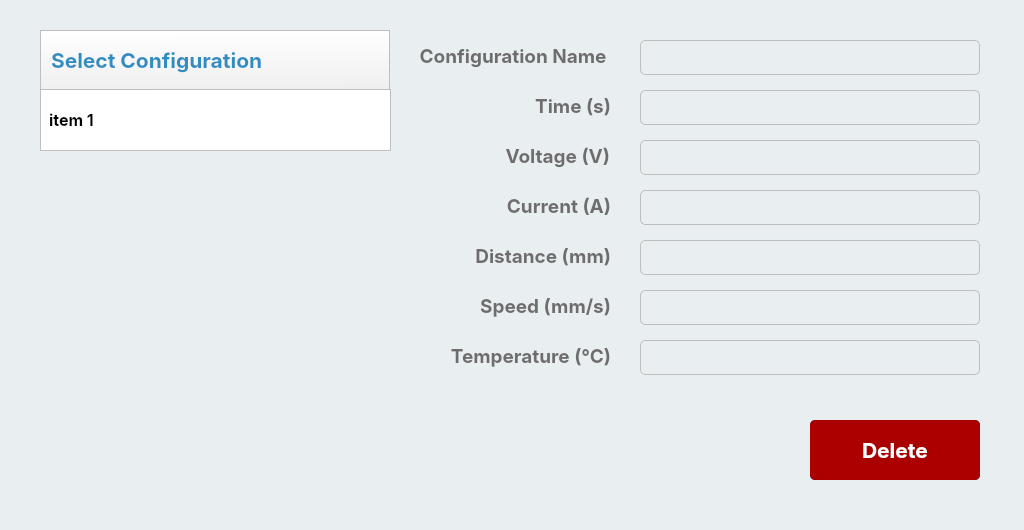
   <widget class="QFrame" name="screen_4">
    <property name="geometry">
     <rect>
      <x>0</x>
      <y>59</y>
      <width>1024</width>
      <height>530</height>
     </rect>
    </property>
    <property name="font">
     <font>
      <family>SF Pro Display</family>
      <pointsize>10</pointsize>
     </font>
    </property>
    <property name="styleSheet">
     <string notr="true">background-color: rgb(233, 238, 241);</string>
    </property>
    <property name="frameShape">
     <enum>QFrame::NoFrame</enum>
    </property>
    <property name="frameShadow">
     <enum>QFrame::Plain</enum>
    </property>
    <widget class="QPushButton" name="button_5">
     <property name="geometry">
      <rect>
       <x>810</x>
       <y>420</y>
       <width>170</width>
       <height>60</height>
      </rect>
     </property>
     <property name="font">
      <font>
       <family>SF Pro Display</family>
       <pointsize>16</pointsize>
       <weight>75</weight>
       <bold>true</bold>
      </font>
     </property>
     <property name="styleSheet">
      <string notr="true">QPushButton#button_5 {
    color: #FFFFFF; /* White text */
    background-color: #00509E; /* Dark blue background for sufficient contrast */
    border-radius: 5px; /* Optional styling */
    padding: 5px 10px; /* Optional spacing */
}
QPushButton#button_5:hover {
    background-color: #003F7F; /* Slightly darker blue on hover */
}</string>
     </property>
     <property name="text">
      <string>Process</string>
     </property>
    </widget>
    <widget class="QLabel" name="label_24">
     <property name="geometry">
      <rect>
       <x>400</x>
       <y>40</y>
       <width>211</width>
       <height>31</height>
      </rect>
     </property>
     <property name="font">
      <font>
       <family>SF Pro Display</family>
       <pointsize>14</pointsize>
       <weight>75</weight>
       <bold>true</bold>
      </font>
     </property>
     <property name="styleSheet">
      <string notr="true">color: #6d6d6d;</string>
     </property>
     <property name="text">
      <string>Configuration Name </string>
     </property>
     <property name="alignment">
      <set>Qt::AlignRight|Qt::AlignTrailing|Qt::AlignVCenter</set>
     </property>
    </widget>
    <widget class="QLabel" name="label_27">
     <property name="geometry">
      <rect>
       <x>470</x>
       <y>90</y>
       <width>141</width>
       <height>31</height>
      </rect>
     </property>
     <property name="font">
      <font>
       <family>SF Pro Display</family>
       <pointsize>14</pointsize>
       <weight>75</weight>
       <bold>true</bold>
      </font>
     </property>
     <property name="styleSheet">
      <string notr="true">color: rgb(109, 109, 109);</string>
     </property>
     <property name="text">
      <string>Time (s)</string>
     </property>
     <property name="alignment">
      <set>Qt::AlignRight|Qt::AlignTrailing|Qt::AlignVCenter</set>
     </property>
    </widget>
    <widget class="QLabel" name="label_28">
     <property name="geometry">
      <rect>
       <x>469</x>
       <y>140</y>
       <width>141</width>
       <height>31</height>
      </rect>
     </property>
     <property name="font">
      <font>
       <family>SF Pro Display</family>
       <pointsize>14</pointsize>
       <weight>75</weight>
       <bold>true</bold>
      </font>
     </property>
     <property name="styleSheet">
      <string notr="true">color: rgb(109, 109, 109);</string>
     </property>
     <property name="text">
      <string>Voltage (V)</string>
     </property>
     <property name="alignment">
      <set>Qt::AlignRight|Qt::AlignTrailing|Qt::AlignVCenter</set>
     </property>
    </widget>
    <widget class="QLabel" name="label_29">
     <property name="geometry">
      <rect>
       <x>640</x>
       <y>40</y>
       <width>340</width>
       <height>35</height>
      </rect>
     </property>
     <property name="font">
      <font>
       <family>SF Pro Display</family>
       <pointsize>12</pointsize>
      </font>
     </property>
     <property name="styleSheet">
      <string notr="true">color: #2f2f2f;
border:1px solid #bebebe;
border-radius: 5px;
padding-left: 5px;
background: &quot;white&quot;;</string>
     </property>
     <property name="text">
      <string/>
     </property>
     <property name="alignment">
      <set>Qt::AlignLeading|Qt::AlignLeft|Qt::AlignVCenter</set>
     </property>
    </widget>
    <widget class="QLabel" name="label_32">
     <property name="geometry">
      <rect>
       <x>640</x>
       <y>90</y>
       <width>340</width>
       <height>35</height>
      </rect>
     </property>
     <property name="font">
      <font>
       <family>SF Pro Display</family>
       <pointsize>12</pointsize>
      </font>
     </property>
     <property name="styleSheet">
      <string notr="true">color: #2f2f2f;
border:1px solid #bebebe;
border-radius: 5px;
padding-left: 5px;
background: &quot;white&quot;;</string>
     </property>
     <property name="text">
      <string/>
     </property>
     <property name="alignment">
      <set>Qt::AlignLeading|Qt::AlignLeft|Qt::AlignVCenter</set>
     </property>
    </widget>
    <widget class="QPushButton" name="button_6">
     <property name="geometry">
      <rect>
       <x>40</x>
       <y>30</y>
       <width>350</width>
       <height>60</height>
      </rect>
     </property>
     <property name="font">
      <font>
       <family>SF Pro Display</family>
       <pointsize>16</pointsize>
       <weight>75</weight>
       <bold>true</bold>
      </font>
     </property>
     <property name="layoutDirection">
      <enum>Qt::RightToLeft</enum>
     </property>
     <property name="styleSheet">
      <string notr="true">QPushButton{
	background-color: qlineargradient(spread:pad, x1:0.47, y1:0, x2:0.5, y2:1, stop:0 rgba(255, 255, 255, 255), stop:1 rgba(239, 239, 239, 255));
color:  #308DC2;
border:1px solid #bebebe;
text-align: left;
padding-left: 5px;
}

QPushButton:pressed{
background-color: #bebebe;
}
QPushButton {
    padding-left: 10px; /* Adds padding on the left of the text */
    padding-right: 10px; /* Adds padding on the right of the icon */
    text-align: left; /* Aligns text to the left for better spacing */
    icon-size: 16px 16px; /* Adjusts icon size if needed */
}

QPushButton::menu-indicator {
    subcontrol-origin: padding; /* Ensures proper spacing for dropdown icon */
    subcontrol-position: right center; /* Aligns dropdown icon to the right */
    padding-right: 10px; /* Adds space to the right of the dropdown icon */
}
</string>
     </property>
     <property name="text">
      <string>Select Configuration</string>
     </property>
     <property name="icon">
      <iconset>
       <normaloff>icons/angle-down-solid.svg</normaloff>icons/angle-down-solid.svg</iconset>
     </property>
     <property name="autoDefault">
      <bool>false</bool>
     </property>
     <property name="default">
      <bool>false</bool>
     </property>
     <property name="flat">
      <bool>false</bool>
     </property>
    </widget>
    <widget class="QLabel" name="label_33">
     <property name="geometry">
      <rect>
       <x>640</x>
       <y>140</y>
       <width>340</width>
       <height>35</height>
      </rect>
     </property>
     <property name="font">
      <font>
       <family>SF Pro Display</family>
       <pointsize>12</pointsize>
      </font>
     </property>
     <property name="styleSheet">
      <string notr="true">color: #2f2f2f;
border:1px solid #bebebe;
border-radius: 5px;
padding-left: 5px;
background: &quot;white&quot;;</string>
     </property>
     <property name="text">
      <string/>
     </property>
     <property name="alignment">
      <set>Qt::AlignLeading|Qt::AlignLeft|Qt::AlignVCenter</set>
     </property>
    </widget>
    <widget class="QListWidget" name="configlist">
     <property name="geometry">
      <rect>
       <x>40</x>
       <y>89</y>
       <width>351</width>
       <height>391</height>
      </rect>
     </property>
     <property name="font">
      <font>
       <family>SF Pro Display</family>
       <pointsize>16</pointsize>
       <weight>75</weight>
       <bold>true</bold>
      </font>
     </property>
     <property name="styleSheet">
      <string notr="true">QListWidget {
    background-color:transparent;
   border: none;
   outline: none;
   
}

QListWidget::item {
    height: 60px;
   background-color: white; 
    border: 1px solid #bebebe;
    padding-left: 5px;
   
}
QListWidget::item:hover {
    height: 60px;
   background-color:#e0eef9; 
    border: 1px solid #bebebe;
    padding-left: 5px;
    outline: none; /* Remove focus */
}

QListWidget::item:selected {
    background-color: #00509E;
  /* color: #ffffff;*/
   /* border: 1px solid rgb(0, 74, 74);
    outline: none; /* Remove selection focus */
}
</string>
     </property>
     <property name="frameShadow">
      <enum>QFrame::Plain</enum>
     </property>
     <property name="resizeMode">
      <enum>QListView::Adjust</enum>
     </property>
     <property name="batchSize">
      <number>10</number>
     </property>
     <property name="currentRow">
      <number>-1</number>
     </property>
     <item>
      <property name="text">
       <string>item 1</string>
      </property>
      <property name="font">
       <font>
        <pointsize>12</pointsize>
       </font>
      </property>
     </item>
    </widget>
    <widget class="QPushButton" name="button_11">
     <property name="geometry">
      <rect>
       <x>810</x>
       <y>420</y>
       <width>170</width>
       <height>60</height>
      </rect>
     </property>
     <property name="font">
      <font>
       <family>SF Pro Display</family>
       <pointsize>16</pointsize>
       <weight>75</weight>
       <bold>true</bold>
      </font>
     </property>
     <property name="styleSheet">
      <string notr="true">QPushButton#button_11 {
    color: #FFFFFF; /* White text for contrast */
    background-color: #AA0000; /* Dark red background */
    border-radius: 5px; /* Consistent with the settings button */
    padding: 5px 10px; /* Same spacing as the settings button */
    border: none; /* Clean, minimal look */
}

QPushButton#button_11:hover {
    background-color: #8C0000; /* Slightly darker red on hover */
}

QPushButton#button_11:pressed {
    background-color: #700000; /* Even darker red when pressed */
}</string>
     </property>
     <property name="text">
      <string>Delete</string>
     </property>
    </widget>
    <widget class="QLabel" name="label_42">
     <property name="geometry">
      <rect>
       <x>640</x>
       <y>190</y>
       <width>340</width>
       <height>35</height>
      </rect>
     </property>
     <property name="font">
      <font>
       <family>SF Pro Display</family>
       <pointsize>12</pointsize>
      </font>
     </property>
     <property name="styleSheet">
      <string notr="true">color: #2f2f2f;
border:1px solid #bebebe;
border-radius: 5px;
padding-left: 5px;
background: &quot;white&quot;;</string>
     </property>
     <property name="text">
      <string/>
     </property>
     <property name="alignment">
      <set>Qt::AlignLeading|Qt::AlignLeft|Qt::AlignVCenter</set>
     </property>
    </widget>
    <widget class="QLabel" name="label_43">
     <property name="geometry">
      <rect>
       <x>470</x>
       <y>190</y>
       <width>141</width>
       <height>31</height>
      </rect>
     </property>
     <property name="font">
      <font>
       <family>SF Pro Display</family>
       <pointsize>14</pointsize>
       <weight>75</weight>
       <bold>true</bold>
      </font>
     </property>
     <property name="styleSheet">
      <string notr="true">color: rgb(109, 109, 109);</string>
     </property>
     <property name="text">
      <string>Current (A)</string>
     </property>
     <property name="alignment">
      <set>Qt::AlignRight|Qt::AlignTrailing|Qt::AlignVCenter</set>
     </property>
    </widget>
    <widget class="QLabel" name="label_60">
     <property name="geometry">
      <rect>
       <x>470</x>
       <y>290</y>
       <width>141</width>
       <height>31</height>
      </rect>
     </property>
     <property name="font">
      <font>
       <family>SF Pro Display</family>
       <pointsize>14</pointsize>
       <weight>75</weight>
       <bold>true</bold>
      </font>
     </property>
     <property name="styleSheet">
      <string notr="true">color: rgb(109, 109, 109);</string>
     </property>
     <property name="text">
      <string>Speed (mm/s)</string>
     </property>
     <property name="alignment">
      <set>Qt::AlignRight|Qt::AlignTrailing|Qt::AlignVCenter</set>
     </property>
    </widget>
    <widget class="QLabel" name="label_61">
     <property name="geometry">
      <rect>
       <x>640</x>
       <y>240</y>
       <width>340</width>
       <height>35</height>
      </rect>
     </property>
     <property name="font">
      <font>
       <family>SF Pro Display</family>
       <pointsize>12</pointsize>
      </font>
     </property>
     <property name="styleSheet">
      <string notr="true">color: #2f2f2f;
border:1px solid #bebebe;
border-radius: 5px;
padding-left: 5px;
background: &quot;white&quot;;</string>
     </property>
     <property name="text">
      <string/>
     </property>
     <property name="alignment">
      <set>Qt::AlignLeading|Qt::AlignLeft|Qt::AlignVCenter</set>
     </property>
    </widget>
    <widget class="QLabel" name="label_62">
     <property name="geometry">
      <rect>
       <x>440</x>
       <y>340</y>
       <width>171</width>
       <height>31</height>
      </rect>
     </property>
     <property name="font">
      <font>
       <family>SF Pro Display</family>
       <pointsize>14</pointsize>
       <weight>75</weight>
       <bold>true</bold>
      </font>
     </property>
     <property name="styleSheet">
      <string notr="true">color: rgb(109, 109, 109);</string>
     </property>
     <property name="text">
      <string>Temperature (°C)</string>
     </property>
     <property name="alignment">
      <set>Qt::AlignRight|Qt::AlignTrailing|Qt::AlignVCenter</set>
     </property>
    </widget>
    <widget class="QLabel" name="label_77">
     <property name="geometry">
      <rect>
       <x>640</x>
       <y>290</y>
       <width>340</width>
       <height>35</height>
      </rect>
     </property>
     <property name="font">
      <font>
       <family>SF Pro Display</family>
       <pointsize>12</pointsize>
      </font>
     </property>
     <property name="styleSheet">
      <string notr="true">color: #2f2f2f;
border:1px solid #bebebe;
border-radius: 5px;
padding-left: 5px;
background: &quot;white&quot;;</string>
     </property>
     <property name="text">
      <string/>
     </property>
     <property name="alignment">
      <set>Qt::AlignLeading|Qt::AlignLeft|Qt::AlignVCenter</set>
     </property>
    </widget>
    <widget class="QLabel" name="label_78">
     <property name="geometry">
      <rect>
       <x>470</x>
       <y>240</y>
       <width>141</width>
       <height>31</height>
      </rect>
     </property>
     <property name="font">
      <font>
       <family>SF Pro Display</family>
       <pointsize>14</pointsize>
       <weight>75</weight>
       <bold>true</bold>
      </font>
     </property>
     <property name="styleSheet">
      <string notr="true">color: rgb(109, 109, 109);</string>
     </property>
     <property name="text">
      <string>Distance (mm)</string>
     </property>
     <property name="alignment">
      <set>Qt::AlignRight|Qt::AlignTrailing|Qt::AlignVCenter</set>
     </property>
    </widget>
    <widget class="QLabel" name="label_79">
     <property name="geometry">
      <rect>
       <x>640</x>
       <y>340</y>
       <width>340</width>
       <height>35</height>
      </rect>
     </property>
     <property name="font">
      <font>
       <family>SF Pro Display</family>
       <pointsize>12</pointsize>
      </font>
     </property>
     <property name="styleSheet">
      <string notr="true">color: #2f2f2f;
border:1px solid #bebebe;
border-radius: 5px;
padding-left: 5px;
background: &quot;white&quot;;</string>
     </property>
     <property name="text">
      <string/>
     </property>
     <property name="alignment">
      <set>Qt::AlignLeading|Qt::AlignLeft|Qt::AlignVCenter</set>
     </property>
    </widget>
    <zorder>button_5</zorder>
    <zorder>label_24</zorder>
    <zorder>label_27</zorder>
    <zorder>label_28</zorder>
    <zorder>label_29</zorder>
    <zorder>label_32</zorder>
    <zorder>button_6</zorder>
    <zorder>label_33</zorder>
    <zorder>button_11</zorder>
    <zorder>label_42</zorder>
    <zorder>label_43</zorder>
    <zorder>label_60</zorder>
    <zorder>label_61</zorder>
    <zorder>label_62</zorder>
    <zorder>label_77</zorder>
    <zorder>label_78</zorder>
    <zorder>configlist</zorder>
    <zorder>label_79</zorder>
   </widget>
